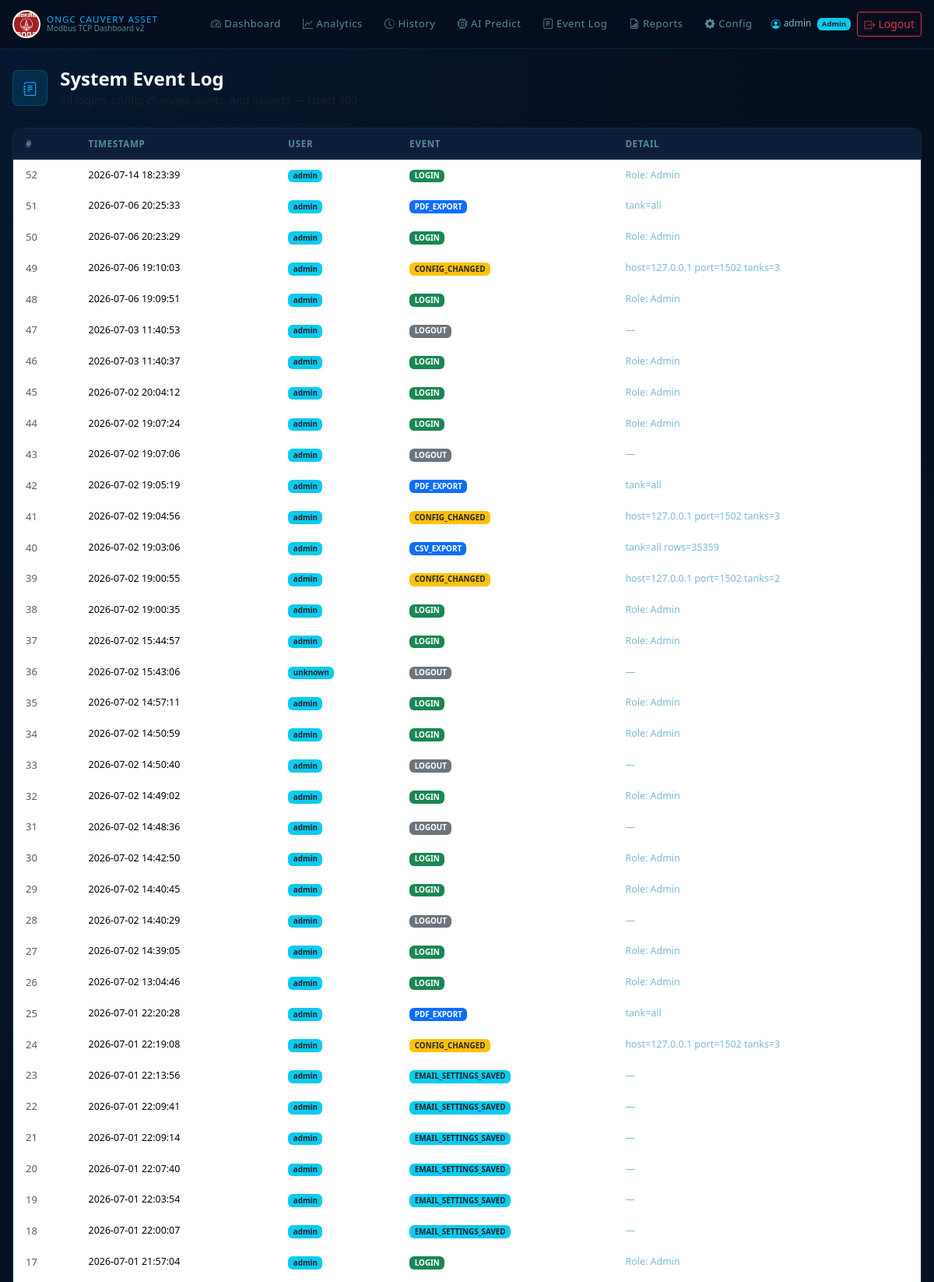
The page /events (signed in, upper part) on the database its author committed.
### tables this page shows
CREATE TABLE event_log (
        id        INTEGER PRIMARY KEY AUTOINCREMENT,
        timestamp TEXT NOT NULL,
        username  TEXT,
        event     TEXT NOT NULL,
        detail    TEXT
    );

### app.py (the view)
@app.route('/events')
@login_required
def events():
    logs = get_event_log(limit=300)
    return render_template('events.html', logs=logs)

### app.py (called while the page is built)
def login_required(f):
    @wraps(f)
    def decorated(*args, **kwargs):
        if 'username' not in session:
            flash('Please login first', 'warning')
            return redirect(url_for('login'))
        return f(*args, **kwargs)
    return decorated

### database.py (called while the page is built)
def get_connection():
    conn = sqlite3.connect(DATABASE_PATH)
    conn.row_factory = sqlite3.Row
    return conn

def get_event_log(limit=200):
    conn = get_connection()
    rows = conn.execute(
        'SELECT * FROM event_log ORDER BY timestamp DESC LIMIT ?', (limit,)
    ).fetchall()
    conn.close()
    return [dict(r) for r in rows]

### templates/events.html (shortened to what this page needs)
<!DOCTYPE html>
<html lang="en">
<head>
  <link rel="stylesheet" href="https://cdnjs.cloudflare.com/ajax/libs/bootstrap/5.3.2/css/bootstrap.min.css"/>
  <link rel="stylesheet" href="https://cdnjs.cloudflare.com/ajax/libs/bootstrap-icons/1.11.3/font/bootstrap-icons.min.css"/>
  <link rel="stylesheet" href="{{ url_for('static', filename='css/style.css') }}"/>
</head>
<body class="ongc-body">
{% include 'navbar.html' %}
<div class="container-fluid px-3 py-4">
  <div class="d-flex align-items-center gap-3 mb-4">
    <div class="tank-icon"><i class="bi bi-journal-text"></i></div>
    <div><h4 class="text-white fw-bold mb-0">System Event Log</h4>
         <small class="text-muted">All logins, config changes, alerts, and exports — latest 300</small></div>
  </div>
  <div class="ongc-card p-0 overflow-hidden">
    <div class="table-responsive">
      <table class="table ongc-table mb-0">
        <thead>
          <tr><th>#</th><th>Timestamp</th><th>User</th><th>Event</th><th>Detail</th></tr>
        </thead>
        <tbody>
          {% if logs %}
            {% for log in logs %}
            <tr>
              <td class="text-muted">{{ log.id }}</td>
              <td style="font-size:.78rem;">{{ log.timestamp }}</td>
              <td>
                {% if log.username %}
                <span class="badge bg-info text-dark">{{ log.username }}</span>
                {% else %}<span class="text-muted">system</span>{% endif %}
              </td>
              <td>
                {% set ev = log.event %}
                {% if 'LOGIN' in ev %}<span class="badge bg-success">{{ ev }}</span>
                {% elif 'LOGOUT' in ev %}<span class="badge bg-secondary">{{ ev }}</span>
                {% elif 'ALERT' in ev or 'ERROR' in ev %}<span class="badge bg-danger">{{ ev }}</span>
                {% elif 'CONFIG' in ev %}<span class="badge bg-warning text-dark">{{ ev }}</span>
                {% elif 'EMAIL' in ev or 'SMS' in ev %}<span class="badge bg-info text-dark">{{ ev }}</span>
                {% elif 'EXPORT' in ev %}<span class="badge bg-primary">{{ ev }}</span>
                {% else %}<span class="badge bg-dark border border-secondary">{{ ev }}</span>{% endif %}
              </td>
              <td style="font-size:.78rem;color:#7eb8d4;">{{ log.detail or '—' }}</td>
            </tr>
            {% endfor %}
          {% else %}
            <tr><td colspan="5" class="text-center text-muted py-5">
              <i class="bi bi-journal display-6 d-block mb-2"></i>No events recorded yet.
            </td></tr>
          {% endif %}
        </tbody>
      </table>
    </div>
  </div>
</div>
</body>
</html>

### templates/navbar.html (shortened to what this page needs)
<nav class="navbar navbar-expand-lg ongc-navbar">
  <div class="container-fluid px-3">
    <a class="navbar-brand d-flex align-items-center gap-2" href="/">
      <img src="{{ url_for('static', filename='images/ongc_logo.png') }}" alt="ONGC"
           width="36" height="36" style="border-radius:50%;background:#fff;padding:2px;"/>
      <div>
        <div style="font-size:.72rem;letter-spacing:.1em;color:#00b4ff;text-transform:uppercase;line-height:1;">ONGC Cauvery Asset</div>
        <div style="font-size:.62rem;color:#5a8aa0;line-height:1.2;">Modbus TCP Dashboard v2</div>
      </div>
    </a>
    <div class="collapse navbar-collapse" id="mainNav">
      <ul class="navbar-nav ms-auto align-items-lg-center gap-1">
        <li class="nav-item"><a class="nav-link ongc-nav-link" href="/dashboard"><i class="bi bi-speedometer2 me-1"></i>Dashboard</a></li>
        <li class="nav-item"><a class="nav-link ongc-nav-link" href="/analytics"><i class="bi bi-graph-up me-1"></i>Analytics</a></li>
        <li class="nav-item"><a class="nav-link ongc-nav-link" href="/history"><i class="bi bi-clock-history me-1"></i>History</a></li>
        <li class="nav-item"><a class="nav-link ongc-nav-link" href="/ai"><i class="bi bi-cpu me-1"></i>AI Predict</a></li>
        <li class="nav-item"><a class="nav-link ongc-nav-link" href="/events"><i class="bi bi-journal-text me-1"></i>Event Log</a></li>
        {% if session.get('role') == 'Admin' %}
        <li class="nav-item"><a class="nav-link ongc-nav-link" href="/reports"><i class="bi bi-file-earmark-bar-graph me-1"></i>Reports</a></li>
        <li class="nav-item"><a class="nav-link ongc-nav-link" href="/config"><i class="bi bi-gear-fill me-1"></i>Config</a></li>
        {% endif %}
        <li class="nav-item ms-2 d-flex align-items-center gap-2">
          <span style="font-size:.75rem;color:#7eb8d4;">
            <i class="bi bi-person-circle me-1 text-info"></i>{{ session.get('username') }}
            <span class="badge bg-info text-dark ms-1" style="font-size:.6rem;">{{ session.get('role') }}</span>
          </span>
          <a class="btn btn-sm btn-outline-danger" href="/logout"><i class="bi bi-box-arrow-right me-1"></i>Logout</a>
        </li>
      </ul>
    </div>
  </div>
</nav>

### static/CSS/style.css (style rules this page uses)
:root { --bg-deep: #060f1e; --bg-card: #0a1628; --bg-card2: #0d1f38; --border-blue: rgba(0,180,255,.15); --accent: #00b4ff; --accent-glow: rgba(0,180,255,.25); --text-primary:#e8f4fd; --text-muted: #5a8aa0; --success: #00ff88; --warning: #ffb830; --danger: #ff4444; }
.ongc-body { background: var(--bg-deep); background-image: radial-gradient(ellipse at 0% 0%,rgba(0,80,160,.15) 0%,transparent 60%), radial-gradient(ellipse at 100% 100%,rgba(0,60,120,.1) 0%,transparent 60%); background-attachment: fixed; min-height: 100vh; color: var(--text-primary); font-family: 'Segoe UI',system-ui,sans-serif; }
.ongc-navbar { background: rgba(6,15,30,.97); border-bottom: 1px solid var(--border-blue); backdrop-filter: blur(10px); padding: .5rem 0; }
.ongc-nav-link { color: var(--text-muted)!important; font-size:.82rem; letter-spacing:.04em; padding:.35rem .75rem!important; border-radius:6px; transition:all .2s; }
.ongc-card { background: var(--bg-card); border: 1px solid var(--border-blue); border-radius:12px; }
.tank-icon { background:rgba(0,180,255,.12); border:1px solid rgba(0,180,255,.25); border-radius:8px; padding:.5rem .8rem; font-size:1.1rem; color:var(--accent); }
.ongc-table { color:var(--text-primary); font-size:.82rem; }
.ongc-table thead th { background:var(--bg-card2); border-bottom:1px solid var(--border-blue); color:var(--text-muted); font-weight:600; letter-spacing:.06em; text-transform:uppercase; font-size:.72rem; padding:.7rem 1rem; }
.ongc-table tbody td { border-bottom:1px solid rgba(255,255,255,.04); padding:.6rem 1rem; vertical-align:middle; }
.bi { vertical-align:-.1em; }

### rows shown on the page
event_log: id "52", timestamp "2026-07-14 18:23:39", username "admin", event "LOGIN", detail "Role: Admin"
event_log: id "51", timestamp "2026-07-06 20:25:33", username "admin", event "PDF_EXPORT", detail "tank=all"
event_log: id "50", timestamp "2026-07-06 20:23:29", username "admin", event "LOGIN", detail "Role: Admin"
event_log: id "49", timestamp "2026-07-06 19:10:03", username "admin", event "CONFIG_CHANGED", detail "host=127.0.0.1 port=1502 tanks=3"
event_log: id "48", timestamp "2026-07-06 19:09:51", username "admin", event "LOGIN", detail "Role: Admin"
event_log: id "47", timestamp "2026-07-03 11:40:53", username "admin", event "LOGOUT", detail "—"
event_log: id "46", timestamp "2026-07-03 11:40:37", username "admin", event "LOGIN", detail "Role: Admin"
event_log: id "45", timestamp "2026-07-02 20:04:12", username "admin", event "LOGIN", detail "Role: Admin"
event_log: id "44", timestamp "2026-07-02 19:07:24", username "admin", event "LOGIN", detail "Role: Admin"
event_log: id "43", timestamp "2026-07-02 19:07:06", username "admin", event "LOGOUT", detail "—"
event_log: id "42", timestamp "2026-07-02 19:05:19", username "admin", event "PDF_EXPORT", detail "tank=all"
event_log: id "41", timestamp "2026-07-02 19:04:56", username "admin", event "CONFIG_CHANGED", detail "host=127.0.0.1 port=1502 tanks=3"
event_log: id "40", timestamp "2026-07-02 19:03:06", username "admin", event "CSV_EXPORT", detail "tank=all rows=35359"
event_log: id "39", timestamp "2026-07-02 19:00:55", username "admin", event "CONFIG_CHANGED", detail "host=127.0.0.1 port=1502 tanks=2"
event_log: id "38", timestamp "2026-07-02 19:00:35", username "admin", event "LOGIN", detail "Role: Admin"
event_log: id "37", timestamp "2026-07-02 15:44:57", username "admin", event "LOGIN", detail "Role: Admin"
event_log: id "36", timestamp "2026-07-02 15:43:06", username "unknown", event "LOGOUT", detail "—"
event_log: id "35", timestamp "2026-07-02 14:57:11", username "admin", event "LOGIN", detail "Role: Admin"
event_log: id "34", timestamp "2026-07-02 14:50:59", username "admin", event "LOGIN", detail "Role: Admin"
event_log: id "33", timestamp "2026-07-02 14:50:40", username "admin", event "LOGOUT", detail "—"
event_log: id "32", timestamp "2026-07-02 14:49:02", username "admin", event "LOGIN", detail "Role: Admin"
event_log: id "31", timestamp "2026-07-02 14:48:36", username "admin", event "LOGOUT", detail "—"
event_log: id "30", timestamp "2026-07-02 14:42:50", username "admin", event "LOGIN", detail "Role: Admin"
event_log: id "29", timestamp "2026-07-02 14:40:45", username "admin", event "LOGIN", detail "Role: Admin"
event_log: id "28", timestamp "2026-07-02 14:40:29", username "admin", event "LOGOUT", detail "—"
event_log: id "27", timestamp "2026-07-02 14:39:05", username "admin", event "LOGIN", detail "Role: Admin"
event_log: id "26", timestamp "2026-07-02 13:04:46", username "admin", event "LOGIN", detail "Role: Admin"
event_log: id "25", timestamp "2026-07-01 22:20:28", username "admin", event "PDF_EXPORT", detail "tank=all"
event_log: id "24", timestamp "2026-07-01 22:19:08", username "admin", event "CONFIG_CHANGED", detail "host=127.0.0.1 port=1502 tanks=3"
event_log: id "23", timestamp "2026-07-01 22:13:56", username "admin", event "EMAIL_SETTINGS_SAVED", detail "—"
event_log: id "22", timestamp "2026-07-01 22:09:41", username "admin", event "EMAIL_SETTINGS_SAVED", detail "—"
event_log: id "21", timestamp "2026-07-01 22:09:14", username "admin", event "EMAIL_SETTINGS_SAVED", detail "—"
event_log: id "20", timestamp "2026-07-01 22:07:40", username "admin", event "EMAIL_SETTINGS_SAVED", detail "—"
event_log: id "19", timestamp "2026-07-01 22:03:54", username "admin", event "EMAIL_SETTINGS_SAVED", detail "—"
event_log: id "18", timestamp "2026-07-01 22:00:07", username "admin", event "EMAIL_SETTINGS_SAVED", detail "—"
event_log: id "17", timestamp "2026-07-01 21:57:04", username "admin", event "LOGIN", detail "Role: Admin"

### other values the page prints
{{ session.get('username') }} "admin"
{{ session.get('role') }} "Admin"
